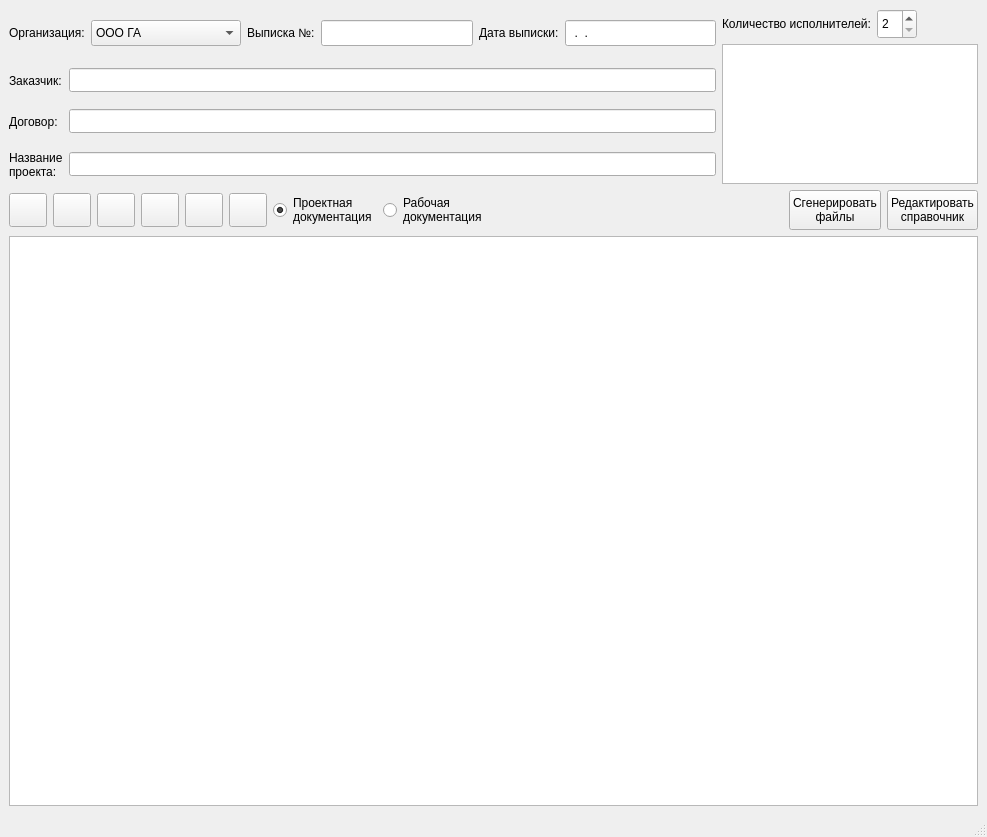
<?xml version="1.0" encoding="UTF-8"?>
<ui version="4.0">
 <class>MainWindow</class>
 <widget class="QMainWindow" name="MainWindow">
  <property name="geometry">
   <rect>
    <x>0</x>
    <y>0</y>
    <width>987</width>
    <height>837</height>
   </rect>
  </property>
  <property name="windowTitle">
   <string>Генератор документов</string>
  </property>
  <property name="windowIcon">
   <iconset>
    <normaloff>320842.png</normaloff>320842.png</iconset>
  </property>
  <property name="toolButtonStyle">
   <enum>Qt::ToolButtonIconOnly</enum>
  </property>
  <property name="documentMode">
   <bool>false</bool>
  </property>
  <widget class="QWidget" name="centralwidget">
   <layout class="QGridLayout" name="gridLayout">
    <item row="0" column="0" colspan="2">
     <widget class="QLabel" name="labelOrganization">
      <property name="font">
       <font>
        <pointsize>9</pointsize>
       </font>
      </property>
      <property name="text">
       <string>Организация:</string>
      </property>
     </widget>
    </item>
    <item row="0" column="2">
     <widget class="QComboBox" name="comboBoxOrg">
      <property name="sizePolicy">
       <sizepolicy hsizetype="Fixed" vsizetype="Fixed">
        <horstretch>0</horstretch>
        <verstretch>0</verstretch>
       </sizepolicy>
      </property>
      <property name="minimumSize">
       <size>
        <width>150</width>
        <height>26</height>
       </size>
      </property>
      <property name="maximumSize">
       <size>
        <width>150</width>
        <height>26</height>
       </size>
      </property>
      <property name="editable">
       <bool>false</bool>
      </property>
      <item>
       <property name="text">
        <string>ООО ГА</string>
       </property>
      </item>
      <item>
       <property name="text">
        <string>ООО ГиА</string>
       </property>
      </item>
      <item>
       <property name="text">
        <string>ООО АРБ ГА</string>
       </property>
      </item>
     </widget>
    </item>
    <item row="0" column="3">
     <widget class="QLabel" name="labelLetter">
      <property name="font">
       <font>
        <pointsize>9</pointsize>
       </font>
      </property>
      <property name="text">
       <string>Выписка №:</string>
      </property>
     </widget>
    </item>
    <item row="0" column="4">
     <widget class="QLineEdit" name="lineEditLetter">
      <property name="minimumSize">
       <size>
        <width>0</width>
        <height>26</height>
       </size>
      </property>
      <property name="maximumSize">
       <size>
        <width>16777215</width>
        <height>26</height>
       </size>
      </property>
      <property name="inputMask">
       <string/>
      </property>
      <property name="text">
       <string/>
      </property>
     </widget>
    </item>
    <item row="0" column="5">
     <widget class="QLabel" name="labelDataLetter">
      <property name="font">
       <font>
        <pointsize>9</pointsize>
       </font>
      </property>
      <property name="text">
       <string>Дата выписки:</string>
      </property>
     </widget>
    </item>
    <item row="0" column="6">
     <widget class="QLineEdit" name="lineEditDateLetter">
      <property name="minimumSize">
       <size>
        <width>0</width>
        <height>26</height>
       </size>
      </property>
      <property name="maximumSize">
       <size>
        <width>16777215</width>
        <height>26</height>
       </size>
      </property>
      <property name="cursor">
       <cursorShape>IBeamCursor</cursorShape>
      </property>
      <property name="inputMask">
       <string>99.99.9999</string>
      </property>
      <property name="cursorPosition">
       <number>0</number>
      </property>
      <property name="placeholderText">
       <string>01.01.2000</string>
      </property>
      <property name="clearButtonEnabled">
       <bool>false</bool>
      </property>
     </widget>
    </item>
    <item row="0" column="7" rowspan="4">
     <layout class="QGridLayout" name="SmallTableLayout">
      <property name="bottomMargin">
       <number>0</number>
      </property>
      <property name="verticalSpacing">
       <number>5</number>
      </property>
      <item row="0" column="0">
       <widget class="QLabel" name="labelCountWorker">
        <property name="font">
         <font>
          <pointsize>9</pointsize>
         </font>
        </property>
        <property name="text">
         <string>Количество исполнителей:</string>
        </property>
       </widget>
      </item>
      <item row="0" column="1">
       <widget class="QSpinBox" name="spinBox">
        <property name="minimumSize">
         <size>
          <width>40</width>
          <height>30</height>
         </size>
        </property>
        <property name="maximumSize">
         <size>
          <width>40</width>
          <height>30</height>
         </size>
        </property>
        <property name="minimum">
         <number>2</number>
        </property>
        <property name="maximum">
         <number>4</number>
        </property>
       </widget>
      </item>
      <item row="1" column="0" colspan="3">
       <widget class="QTableWidget" name="tableWidget_2">
        <property name="sizePolicy">
         <sizepolicy hsizetype="Expanding" vsizetype="Expanding">
          <horstretch>1</horstretch>
          <verstretch>1</verstretch>
         </sizepolicy>
        </property>
        <property name="minimumSize">
         <size>
          <width>0</width>
          <height>140</height>
         </size>
        </property>
        <property name="maximumSize">
         <size>
          <width>16777215</width>
          <height>140</height>
         </size>
        </property>
        <property name="font">
         <font>
          <pointsize>8</pointsize>
         </font>
        </property>
        <attribute name="horizontalHeaderDefaultSectionSize">
         <number>50</number>
        </attribute>
        <attribute name="horizontalHeaderMinimumSectionSize">
         <number>20</number>
        </attribute>
        <attribute name="horizontalHeaderStretchLastSection">
         <bool>false</bool>
        </attribute>
        <attribute name="verticalHeaderDefaultSectionSize">
         <number>50</number>
        </attribute>
        <attribute name="verticalHeaderMinimumSectionSize">
         <number>20</number>
        </attribute>
        <attribute name="verticalHeaderStretchLastSection">
         <bool>false</bool>
        </attribute>
       </widget>
      </item>
      <item row="0" column="2">
       <spacer name="horizontalSpacer_2">
        <property name="orientation">
         <enum>Qt::Horizontal</enum>
        </property>
        <property name="sizeHint" stdset="0">
         <size>
          <width>28</width>
          <height>20</height>
         </size>
        </property>
       </spacer>
      </item>
     </layout>
    </item>
    <item row="1" column="0">
     <widget class="QLabel" name="labelCustomer">
      <property name="font">
       <font>
        <family>MS Shell Dlg 2</family>
        <pointsize>9</pointsize>
       </font>
      </property>
      <property name="text">
       <string>Заказчик:</string>
      </property>
     </widget>
    </item>
    <item row="1" column="1" colspan="6">
     <widget class="QLineEdit" name="lineEditCustomer">
      <property name="minimumSize">
       <size>
        <width>0</width>
        <height>24</height>
       </size>
      </property>
      <property name="maximumSize">
       <size>
        <width>16777215</width>
        <height>24</height>
       </size>
      </property>
     </widget>
    </item>
    <item row="2" column="0">
     <widget class="QLabel" name="labelContract">
      <property name="font">
       <font>
        <family>MS Shell Dlg 2</family>
        <pointsize>9</pointsize>
       </font>
      </property>
      <property name="text">
       <string>Договор:</string>
      </property>
     </widget>
    </item>
    <item row="2" column="1" colspan="6">
     <widget class="QLineEdit" name="lineEditContract">
      <property name="sizePolicy">
       <sizepolicy hsizetype="Expanding" vsizetype="Maximum">
        <horstretch>0</horstretch>
        <verstretch>0</verstretch>
       </sizepolicy>
      </property>
      <property name="minimumSize">
       <size>
        <width>0</width>
        <height>24</height>
       </size>
      </property>
      <property name="maximumSize">
       <size>
        <width>16777215</width>
        <height>24</height>
       </size>
      </property>
     </widget>
    </item>
    <item row="3" column="0">
     <widget class="QLabel" name="labelProject">
      <property name="font">
       <font>
        <family>MS Shell Dlg 2</family>
        <pointsize>9</pointsize>
       </font>
      </property>
      <property name="layoutDirection">
       <enum>Qt::LeftToRight</enum>
      </property>
      <property name="text">
       <string>Название 
проекта:</string>
      </property>
      <property name="alignment">
       <set>Qt::AlignLeading|Qt::AlignLeft|Qt::AlignVCenter</set>
      </property>
      <property name="wordWrap">
       <bool>false</bool>
      </property>
      <property name="margin">
       <number>0</number>
      </property>
     </widget>
    </item>
    <item row="3" column="1" colspan="6">
     <widget class="QLineEdit" name="lineEditProject">
      <property name="sizePolicy">
       <sizepolicy hsizetype="Expanding" vsizetype="Maximum">
        <horstretch>0</horstretch>
        <verstretch>3</verstretch>
       </sizepolicy>
      </property>
      <property name="minimumSize">
       <size>
        <width>0</width>
        <height>24</height>
       </size>
      </property>
      <property name="maximumSize">
       <size>
        <width>16777215</width>
        <height>24</height>
       </size>
      </property>
     </widget>
    </item>
    <item row="4" column="0" colspan="8">
     <layout class="QHBoxLayout" name="horizontalLayout_4">
      <item>
       <layout class="QHBoxLayout" name="LeftBlock">
        <item>
         <widget class="QPushButton" name="buttonAdd">
          <property name="minimumSize">
           <size>
            <width>38</width>
            <height>34</height>
           </size>
          </property>
          <property name="maximumSize">
           <size>
            <width>38</width>
            <height>34</height>
           </size>
          </property>
          <property name="text">
           <string/>
          </property>
          <property name="icon">
           <iconset>
            <normaloff>icons8-плюс-96.png</normaloff>icons8-плюс-96.png</iconset>
          </property>
          <property name="iconSize">
           <size>
            <width>22</width>
            <height>22</height>
           </size>
          </property>
         </widget>
        </item>
        <item>
         <widget class="QPushButton" name="buttonDelete">
          <property name="minimumSize">
           <size>
            <width>38</width>
            <height>34</height>
           </size>
          </property>
          <property name="maximumSize">
           <size>
            <width>38</width>
            <height>34</height>
           </size>
          </property>
          <property name="text">
           <string/>
          </property>
          <property name="icon">
           <iconset>
            <normaloff>icons8-минус-96.png</normaloff>icons8-минус-96.png</iconset>
          </property>
          <property name="iconSize">
           <size>
            <width>22</width>
            <height>22</height>
           </size>
          </property>
         </widget>
        </item>
        <item>
         <widget class="QPushButton" name="buttonFolder">
          <property name="enabled">
           <bool>true</bool>
          </property>
          <property name="minimumSize">
           <size>
            <width>38</width>
            <height>34</height>
           </size>
          </property>
          <property name="maximumSize">
           <size>
            <width>38</width>
            <height>34</height>
           </size>
          </property>
          <property name="layoutDirection">
           <enum>Qt::LeftToRight</enum>
          </property>
          <property name="text">
           <string/>
          </property>
          <property name="icon">
           <iconset>
            <normaloff>icons8-папка-96.png</normaloff>icons8-папка-96.png</iconset>
          </property>
          <property name="iconSize">
           <size>
            <width>22</width>
            <height>22</height>
           </size>
          </property>
         </widget>
        </item>
        <item>
         <widget class="QPushButton" name="buttonSave">
          <property name="minimumSize">
           <size>
            <width>38</width>
            <height>34</height>
           </size>
          </property>
          <property name="maximumSize">
           <size>
            <width>38</width>
            <height>34</height>
           </size>
          </property>
          <property name="text">
           <string/>
          </property>
          <property name="icon">
           <iconset>
            <normaloff>icons8-сохранить-96.png</normaloff>icons8-сохранить-96.png</iconset>
          </property>
          <property name="iconSize">
           <size>
            <width>22</width>
            <height>22</height>
           </size>
          </property>
         </widget>
        </item>
        <item>
         <widget class="QPushButton" name="buttonLoad">
          <property name="minimumSize">
           <size>
            <width>38</width>
            <height>34</height>
           </size>
          </property>
          <property name="maximumSize">
           <size>
            <width>38</width>
            <height>34</height>
           </size>
          </property>
          <property name="text">
           <string/>
          </property>
          <property name="icon">
           <iconset>
            <normaloff>icons8-скачать-96.png</normaloff>icons8-скачать-96.png</iconset>
          </property>
          <property name="iconSize">
           <size>
            <width>22</width>
            <height>22</height>
           </size>
          </property>
         </widget>
        </item>
        <item>
         <widget class="QPushButton" name="buttonDrop">
          <property name="minimumSize">
           <size>
            <width>38</width>
            <height>34</height>
           </size>
          </property>
          <property name="maximumSize">
           <size>
            <width>38</width>
            <height>34</height>
           </size>
          </property>
          <property name="text">
           <string/>
          </property>
          <property name="icon">
           <iconset>
            <normaloff>icons8-корзина-100.png</normaloff>icons8-корзина-100.png</iconset>
          </property>
          <property name="iconSize">
           <size>
            <width>22</width>
            <height>22</height>
           </size>
          </property>
         </widget>
        </item>
       </layout>
      </item>
      <item>
       <layout class="QHBoxLayout" name="RightBlock">
        <item>
         <layout class="QHBoxLayout" name="RadioButtons">
          <item>
           <widget class="QRadioButton" name="radioButton_PD">
            <property name="minimumSize">
             <size>
              <width>15</width>
              <height>40</height>
             </size>
            </property>
            <property name="maximumSize">
             <size>
              <width>16777215</width>
              <height>40</height>
             </size>
            </property>
            <property name="sizeIncrement">
             <size>
              <width>0</width>
              <height>0</height>
             </size>
            </property>
            <property name="baseSize">
             <size>
              <width>0</width>
              <height>0</height>
             </size>
            </property>
            <property name="layoutDirection">
             <enum>Qt::LeftToRight</enum>
            </property>
            <property name="autoFillBackground">
             <bool>false</bool>
            </property>
            <property name="text">
             <string>Проектная 
документация</string>
            </property>
            <property name="iconSize">
             <size>
              <width>25</width>
              <height>25</height>
             </size>
            </property>
            <property name="checked">
             <bool>true</bool>
            </property>
           </widget>
          </item>
          <item>
           <widget class="QRadioButton" name="radioButton_RD">
            <property name="minimumSize">
             <size>
              <width>0</width>
              <height>40</height>
             </size>
            </property>
            <property name="maximumSize">
             <size>
              <width>16777215</width>
              <height>40</height>
             </size>
            </property>
            <property name="text">
             <string>Рабочая 
документация</string>
            </property>
           </widget>
          </item>
         </layout>
        </item>
        <item>
         <spacer name="horizontalSpacer">
          <property name="orientation">
           <enum>Qt::Horizontal</enum>
          </property>
          <property name="sizeHint" stdset="0">
           <size>
            <width>40</width>
            <height>20</height>
           </size>
          </property>
         </spacer>
        </item>
        <item>
         <widget class="QPushButton" name="buttonGenerate">
          <property name="sizePolicy">
           <sizepolicy hsizetype="Minimum" vsizetype="Fixed">
            <horstretch>0</horstretch>
            <verstretch>0</verstretch>
           </sizepolicy>
          </property>
          <property name="minimumSize">
           <size>
            <width>0</width>
            <height>40</height>
           </size>
          </property>
          <property name="maximumSize">
           <size>
            <width>16777215</width>
            <height>40</height>
           </size>
          </property>
          <property name="contextMenuPolicy">
           <enum>Qt::ActionsContextMenu</enum>
          </property>
          <property name="text">
           <string>Сгенерировать 
файлы</string>
          </property>
         </widget>
        </item>
        <item>
         <widget class="QPushButton" name="buttonEdit">
          <property name="minimumSize">
           <size>
            <width>0</width>
            <height>40</height>
           </size>
          </property>
          <property name="maximumSize">
           <size>
            <width>16777215</width>
            <height>40</height>
           </size>
          </property>
          <property name="text">
           <string>Редактировать 
справочник</string>
          </property>
         </widget>
        </item>
       </layout>
      </item>
     </layout>
    </item>
    <item row="5" column="0" colspan="8">
     <widget class="QTableWidget" name="tableWidget"/>
    </item>
   </layout>
  </widget>
  <widget class="QStatusBar" name="statusbar"/>
 </widget>
 <resources/>
 <connections/>
</ui>
